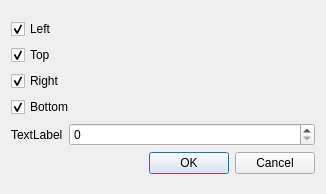
<?xml version="1.0" encoding="UTF-8"?>
<ui version="4.0">
 <class>dialog</class>
 <widget class="QDialog" name="dialog">
  <property name="geometry">
   <rect>
    <x>0</x>
    <y>0</y>
    <width>326</width>
    <height>194</height>
   </rect>
  </property>
  <property name="sizePolicy">
   <sizepolicy hsizetype="Preferred" vsizetype="Maximum">
    <horstretch>0</horstretch>
    <verstretch>0</verstretch>
   </sizepolicy>
  </property>
  <property name="windowTitle">
   <string>Edge</string>
  </property>
  <property name="modal">
   <bool>true</bool>
  </property>
  <layout class="QVBoxLayout" name="verticalLayout">
   <item>
    <layout class="QGridLayout" name="gridLayout">
     <property name="sizeConstraint">
      <enum>QLayout::SetDefaultConstraint</enum>
     </property>
     <item row="6" column="0">
      <widget class="QDialogButtonBox" name="buttons">
       <property name="sizePolicy">
        <sizepolicy hsizetype="Expanding" vsizetype="Fixed">
         <horstretch>0</horstretch>
         <verstretch>0</verstretch>
        </sizepolicy>
       </property>
       <property name="orientation">
        <enum>Qt::Horizontal</enum>
       </property>
       <property name="standardButtons">
        <set>QDialogButtonBox::Cancel|QDialogButtonBox::Ok</set>
       </property>
      </widget>
     </item>
     <item row="0" column="0">
      <widget class="QCheckBox" name="chk_left">
       <property name="text">
        <string>Left</string>
       </property>
       <property name="checked">
        <bool>true</bool>
       </property>
      </widget>
     </item>
     <item row="1" column="0">
      <widget class="QCheckBox" name="chk_top">
       <property name="text">
        <string>Top</string>
       </property>
       <property name="checked">
        <bool>true</bool>
       </property>
      </widget>
     </item>
     <item row="3" column="0">
      <widget class="QCheckBox" name="chk_bottom">
       <property name="text">
        <string>Bottom</string>
       </property>
       <property name="checked">
        <bool>true</bool>
       </property>
      </widget>
     </item>
     <item row="2" column="0">
      <widget class="QCheckBox" name="chk_right">
       <property name="text">
        <string>Right</string>
       </property>
       <property name="checked">
        <bool>true</bool>
       </property>
      </widget>
     </item>
     <item row="4" column="0">
      <layout class="QHBoxLayout" name="horizontalLayout">
       <item>
        <widget class="QLabel" name="label_value_name">
         <property name="text">
          <string>TextLabel</string>
         </property>
        </widget>
       </item>
       <item>
        <widget class="QSpinBox" name="edit_value">
         <property name="sizePolicy">
          <sizepolicy hsizetype="Expanding" vsizetype="Fixed">
           <horstretch>0</horstretch>
           <verstretch>0</verstretch>
          </sizepolicy>
         </property>
         <property name="maximum">
          <number>999999999</number>
         </property>
        </widget>
       </item>
      </layout>
     </item>
    </layout>
   </item>
  </layout>
 </widget>
 <resources/>
 <connections>
  <connection>
   <sender>buttons</sender>
   <signal>accepted()</signal>
   <receiver>dialog</receiver>
   <slot>accept()</slot>
   <hints>
    <hint type="sourcelabel">
     <x>248</x>
     <y>254</y>
    </hint>
    <hint type="destinationlabel">
     <x>157</x>
     <y>274</y>
    </hint>
   </hints>
  </connection>
  <connection>
   <sender>buttons</sender>
   <signal>rejected()</signal>
   <receiver>dialog</receiver>
   <slot>reject()</slot>
   <hints>
    <hint type="sourcelabel">
     <x>316</x>
     <y>260</y>
    </hint>
    <hint type="destinationlabel">
     <x>286</x>
     <y>274</y>
    </hint>
   </hints>
  </connection>
 </connections>
</ui>
